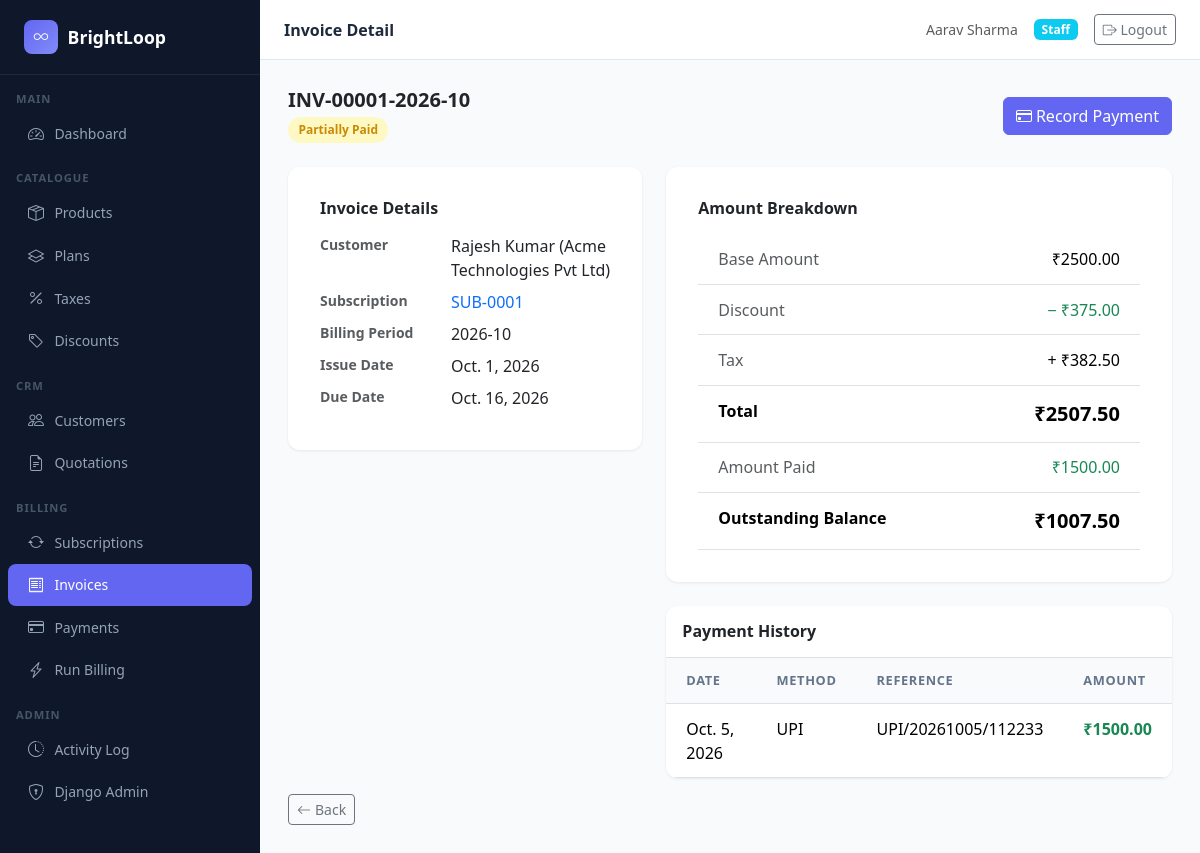
Screenshot of /billing/invoices/2/ (signed in) with the database file from the repository.
### billing/models.py (models this page shows, shortened)
class Invoice(models.Model):
    STATUS_CHOICES = [
        ('DRAFT', 'Draft'),
        ('ISSUED', 'Issued'),
        ('PAID', 'Paid'),
        ('PARTIALLY_PAID', 'Partially Paid'),
        ('OVERDUE', 'Overdue'),
        ('VOID', 'Void'),
    ]
    subscription = models.ForeignKey(Subscription, on_delete=models.PROTECT, related_name='invoices')
    invoice_number = models.CharField(max_length=50, unique=True)
    billing_period_key = models.CharField(max_length=20)
    status = models.CharField(max_length=20, choices=STATUS_CHOICES, default='ISSUED')
    base_amount = models.DecimalField(max_digits=10, decimal_places=2)
    discount_amount = models.DecimalField(max_digits=10, decimal_places=2, default=Decimal('0.00'))
    tax_amount = models.DecimalField(max_digits=10, decimal_places=2, default=Decimal('0.00'))
    total_amount = models.DecimalField(max_digits=10, decimal_places=2)
    amount_paid = models.DecimalField(max_digits=10, decimal_places=2, default=Decimal('0.00'))
    issue_date = models.DateField()
    due_date = models.DateField()
    paid_date = models.DateField(null=True, blank=True)
    created_at = models.DateTimeField(auto_now_add=True)
    updated_at = models.DateTimeField(auto_now=True)
    @property
    def outstanding_balance(self):
        return self.total_amount - self.amount_paid
    class Meta:
        ordering = ['-issue_date']
        verbose_name = "Invoice"
        verbose_name_plural = "Invoices"
        unique_together = [('subscription', 'billing_period_key')]
        indexes = [
            models.Index(fields=['subscription', 'billing_period_key']),
            models.Index(fields=['status']),
            models.Index(fields=['due_date']),
        ]

class Payment(models.Model):
    METHOD_CHOICES = [
        ('BANK_TRANSFER', 'Bank Transfer'),
        ('CASH', 'Cash'),
        ('CHEQUE', 'Cheque'),
        ('ONLINE', 'Online'),
        ('UPI', 'UPI'),
    ]
    STATUS_CHOICES = [
        ('COMPLETED', 'Completed'),
        ('FAILED', 'Failed'),
        ('REFUNDED', 'Refunded'),
    ]
    invoice = models.ForeignKey(Invoice, on_delete=models.PROTECT, related_name='payments')
    amount = models.DecimalField(max_digits=10, decimal_places=2)
    payment_date = models.DateField()
    payment_method = models.CharField(max_length=20, choices=METHOD_CHOICES)
    reference_number = models.CharField(max_length=100, blank=True)
    status = models.CharField(max_length=20, choices=STATUS_CHOICES, default='COMPLETED')
    recorded_by = models.ForeignKey(User, on_delete=models.SET_NULL, null=True, related_name='recorded_payments')
    notes = models.TextField(blank=True)
    created_at = models.DateTimeField(auto_now_add=True)
    class Meta:
        ordering = ['-payment_date']
        verbose_name = "Payment"
        verbose_name_plural = "Payments"

### subscriptions/models.py (models this page shows, shortened)
class Subscription(models.Model):
    STATUS_CHOICES = [
        ('ACTIVE', 'Active'),
        ('PAUSED', 'Paused'),
        ('CANCELLED', 'Cancelled'),
        ('EXPIRED', 'Expired'),
    ]
    VALID_TRANSITIONS = {
        'ACTIVE': ['PAUSED', 'CANCELLED', 'EXPIRED'],
        'PAUSED': ['ACTIVE', 'CANCELLED'],
        'CANCELLED': [],
        'EXPIRED': [],
    }
    quotation = models.OneToOneField(
        Quotation, on_delete=models.PROTECT, related_name='subscription',
        help_text="Source quotation — enforces one subscription per quotation"
    )
    customer = models.ForeignKey(CustomerProfile, on_delete=models.PROTECT, related_name='subscriptions')
    plan = models.ForeignKey(SubscriptionPlan, on_delete=models.PROTECT, related_name='subscriptions')
    status = models.CharField(max_length=20, choices=STATUS_CHOICES, default='ACTIVE')
    billing_cycle = models.CharField(max_length=20)
    plan_price = models.DecimalField(max_digits=10, decimal_places=2)
    discount_amount = models.DecimalField(max_digits=10, decimal_places=2, default=Decimal('0.00'))
    tax_rate = models.DecimalField(max_digits=5, decimal_places=2, default=Decimal('0.00'))
    start_date = models.DateField()
    end_date = models.DateField(null=True, blank=True)
    next_billing_date = models.DateField()
    created_at = models.DateTimeField(auto_now_add=True)
    updated_at = models.DateTimeField(auto_now=True)
    class Meta:
        ordering = ['-created_at']
        verbose_name = "Subscription"
        verbose_name_plural = "Subscriptions"

### accounts/models.py (models this page shows)
class CustomerProfile(models.Model):
    user = models.OneToOneField(User, on_delete=models.CASCADE, related_name='customer_profile')
    company_name = models.CharField(max_length=200, blank=True)
    phone = models.CharField(max_length=20, blank=True)
    address = models.TextField(blank=True)
    gst_number = models.CharField(max_length=20, blank=True)
    created_at = models.DateTimeField(auto_now_add=True)
    updated_at = models.DateTimeField(auto_now=True)
    def __str__(self):
        return f"{self.user.get_full_name() or self.user.username} ({self.company_name})"
    class Meta:
        verbose_name = "Customer Profile"
        verbose_name_plural = "Customer Profiles"
        ordering = ['-created_at']

### billing/views.py (the view)
# urls.py: path('invoices/<int:pk>/', views.invoice_detail, name='invoice_detail'),
@login_required
def invoice_detail(request, pk):
    invoice = get_invoice_for_user(request, pk)
    payments = invoice.payments.all()
    can_pay = request.user.is_staff or request.user.is_superuser
    return render(request, 'billing/invoice_detail.html', {
        'invoice': invoice,
        'payments': payments,
        'can_pay': can_pay,
    })

### billing/views.py (called while the page is built)
def get_invoice_for_user(request, pk):
    invoice = get_object_or_404(Invoice, pk=pk)
    if request.user.is_staff or request.user.is_superuser:
        return invoice
    if hasattr(request.user, 'customer_profile'):
        if invoice.subscription.customer == request.user.customer_profile:
            return invoice
    raise PermissionDenied

### templates/billing/invoice_detail.html (shortened to what this page needs)
{% extends "base.html" %}
{% block page_title %}Invoice Detail{% endblock %}
{% block content %}
<div class="d-flex justify-content-between align-items-center mb-4">
  <div>
    <h5 class="fw-semibold mb-1">{{ invoice.invoice_number }}</h5>
    <span class="status-badge badge-{{ invoice.status|lower }}">{{ invoice.get_status_display }}</span>
  </div>
  {% if can_pay and invoice.status != 'PAID' and invoice.status != 'VOID' %}
  <a href="{% url 'billing:record_payment' invoice.pk %}" class="btn btn-primary"><i class="bi bi-credit-card me-1"></i>Record Payment</a>
  {% endif %}
</div>
<div class="row g-4">
  <div class="col-lg-5">
    <div class="form-card mb-4">
      <h6 class="fw-semibold mb-3">Invoice Details</h6>
      <dl class="row mb-0">
        <dt class="col-5 text-muted small">Customer</dt><dd class="col-7">{{ invoice.subscription.customer }}</dd>
        <dt class="col-5 text-muted small">Subscription</dt><dd class="col-7"><a href="{% url 'subscriptions:subscription_detail' invoice.subscription.pk %}" class="text-decoration-none">SUB-{{ invoice.subscription.pk|stringformat:"04d" }}</a></dd>
        <dt class="col-5 text-muted small">Billing Period</dt><dd class="col-7">{{ invoice.billing_period_key }}</dd>
        <dt class="col-5 text-muted small">Issue Date</dt><dd class="col-7">{{ invoice.issue_date }}</dd>
        <dt class="col-5 text-muted small">Due Date</dt><dd class="col-7 {% if invoice.status == 'OVERDUE' %}text-danger fw-semibold{% endif %}">{{ invoice.due_date }}</dd>
      </dl>
    </div>
  </div>
  <div class="col-lg-7">
    <div class="form-card mb-4">
      <h6 class="fw-semibold mb-3">Amount Breakdown</h6>
      <table class="table mb-0">
        <tbody>
          <tr><td class="text-muted">Base Amount</td><td class="text-end">₹{{ invoice.base_amount|floatformat:2 }}</td></tr>
          <tr><td class="text-muted">Discount</td><td class="text-end text-success">− ₹{{ invoice.discount_amount|floatformat:2 }}</td></tr>
          <tr><td class="text-muted">Tax</td><td class="text-end">+ ₹{{ invoice.tax_amount|floatformat:2 }}</td></tr>
          <tr class="fw-bold border-top"><td>Total</td><td class="text-end fs-5">₹{{ invoice.total_amount|floatformat:2 }}</td></tr>
          <tr><td class="text-muted">Amount Paid</td><td class="text-end text-success">₹{{ invoice.amount_paid|floatformat:2 }}</td></tr>
          <tr class="{% if invoice.outstanding_balance > 0 %}text-danger{% else %}text-success{% endif %} fw-bold">
            <td>Outstanding Balance</td><td class="text-end fs-5">₹{{ invoice.outstanding_balance|floatformat:2 }}</td>
          </tr>
        </tbody>
      </table>
    </div>
    {% if payments %}
    <div class="table-card">
      <div class="p-3 border-bottom"><h6 class="fw-semibold mb-0">Payment History</h6></div>
      <table class="table table-hover mb-0">
        <thead><tr><th>Date</th><th>Method</th><th>Reference</th><th>Amount</th></tr></thead>
        <tbody>
          {% for pmt in payments %}
          <tr>
            <td>{{ pmt.payment_date }}</td>
            <td>{{ pmt.get_payment_method_display }}</td>
            <td>{{ pmt.reference_number|default:"—" }}</td>
            <td class="fw-semibold text-success">₹{{ pmt.amount|floatformat:2 }}</td>
          </tr>
          {% endfor %}
        </tbody>
      </table>
    </div>
    {% endif %}
  </div>
</div>
<a href="{% url 'billing:invoice_list' %}" class="btn btn-sm btn-outline-secondary mt-3"><i class="bi bi-arrow-left me-1"></i>Back</a>
{% endblock %}

### templates/base.html (shortened to what this page needs)
<!DOCTYPE html>
<html lang="en" data-bs-theme="light">
<head>
  <link href="https://cdn.jsdelivr.net/npm/bootstrap@5.3.3/dist/css/bootstrap.min.css" rel="stylesheet">
  <link href="https://cdn.jsdelivr.net/npm/bootstrap-icons@1.11.3/font/bootstrap-icons.min.css" rel="stylesheet">
</head>
<body>
{% if user.is_authenticated %}
<nav class="sidebar">
  <a class="sidebar-brand" href="{% url 'dashboard:index' %}">
    <div class="logo-circle"><i class="bi bi-infinity"></i></div>
    BrightLoop
  </a>
  <div class="pt-2">
    <div class="sidebar-section">Main</div>
    <a href="{% url 'dashboard:index' %}" class="nav-link {% if request.resolver_match.app_name == 'dashboard' %}active{% endif %}">
      <i class="bi bi-speedometer2"></i> Dashboard
    </a>
    {% if user.is_staff or user.is_superuser %}
    <div class="sidebar-section mt-2">Catalogue</div>
    <a href="{% url 'products:product_list' %}" class="nav-link {% if request.resolver_match.app_name == 'products' and 'plan' not in request.path and 'tax' not in request.path and 'discount' not in request.path %}active{% endif %}">
      <i class="bi bi-box-seam"></i> Products
    </a>
    <a href="{% url 'products:plan_list' %}" class="nav-link {% if 'plans' in request.path %}active{% endif %}">
      <i class="bi bi-layers"></i> Plans
    </a>
    <a href="{% url 'products:tax_list' %}" class="nav-link {% if 'taxes' in request.path %}active{% endif %}">
      <i class="bi bi-percent"></i> Taxes
    </a>
    <a href="{% url 'products:discount_list' %}" class="nav-link {% if 'discounts' in request.path %}active{% endif %}">
      <i class="bi bi-tag"></i> Discounts
    </a>
    <div class="sidebar-section mt-2">CRM</div>
    <a href="{% url 'accounts:customer_list' %}" class="nav-link {% if request.resolver_match.app_name == 'accounts' %}active{% endif %}">
      <i class="bi bi-people"></i> Customers
    </a>
    <a href="{% url 'quotations:quotation_list' %}" class="nav-link {% if request.resolver_match.app_name == 'quotations' %}active{% endif %}">
      <i class="bi bi-file-earmark-text"></i> Quotations
    </a>
    <div class="sidebar-section mt-2">Billing</div>
    <a href="{% url 'subscriptions:subscription_list' %}" class="nav-link {% if request.resolver_match.app_name == 'subscriptions' %}active{% endif %}">
      <i class="bi bi-arrow-repeat"></i> Subscriptions
    </a>
    <a href="{% url 'billing:invoice_list' %}" class="nav-link {% if 'invoices' in request.path %}active{% endif %}">
      <i class="bi bi-receipt"></i> Invoices
    </a>
    <a href="{% url 'billing:payment_list' %}" class="nav-link {% if 'payments' in request.path %}active{% endif %}">
      <i class="bi bi-credit-card"></i> Payments
    </a>
    <a href="{% url 'billing:run_billing' %}" class="nav-link {% if 'run-billing' in request.path %}active{% endif %}">
      <i class="bi bi-lightning-charge"></i> Run Billing
    </a>
    <div class="sidebar-section mt-2">Admin</div>
    <a href="{% url 'accounts:activity_log' %}" class="nav-link {% if 'activity' in request.path %}active{% endif %}">
      <i class="bi bi-clock-history"></i> Activity Log
    </a>
    <a href="/admin/" class="nav-link">
      <i class="bi bi-shield-lock"></i> Django Admin
    </a>
    {% endif %}
  </div>
</nav>
<div class="main-wrapper">
  <div class="topbar">
    <span class="page-title">{% block page_title %}BrightLoop{% endblock %}</span>
    <div class="d-flex align-items-center gap-3">
      <span class="text-muted small">{{ user.get_full_name|default:user.username }}</span>
      {% if user.is_superuser %}
        <span class="badge bg-danger">Admin</span>
      {% elif user.is_staff %}
        <span class="badge bg-info">Staff</span>
      {% else %}
        <span class="badge bg-secondary">Customer</span>
      {% endif %}
      <form method="post" action="{% url 'accounts:logout' %}" class="d-inline mb-0">
        <button type="submit" class="btn btn-sm btn-outline-secondary">
          <i class="bi bi-box-arrow-right"></i> Logout
        </button>
      </form>
    </div>
  </div>
  <div class="content-area">
    {% block content %}{% endblock %}
  </div>
</div>
{% else %}
  {% block auth_content %}{% endblock %}
{% endif %}
</body>
</html>

### templates/base.html (style rules this page uses)
:root { --sidebar-bg: #0f172a; --sidebar-text: #94a3b8; --sidebar-active: #6366f1; --sidebar-hover: #1e293b; --sidebar-width: 260px; --topbar-height: 60px; }
body { background: #f8fafc; font-family: 'Segoe UI', system-ui, sans-serif; }
.sidebar { position: fixed; top: 0; left: 0; bottom: 0; width: var(--sidebar-width); background: var(--sidebar-bg); z-index: 1000; overflow-y: auto; transition: transform .3s; }
.sidebar-brand { padding: 1.25rem 1.5rem; border-bottom: 1px solid #1e293b; color: #fff; font-size: 1.1rem; font-weight: 700; display: flex; align-items: center; gap: .6rem; text-decoration: none; }
.sidebar-brand .logo-circle { width: 34px; height: 34px; border-radius: 8px; background: linear-gradient(135deg, #6366f1, #818cf8); display: flex; align-items: center; justify-content: center; font-size: .9rem; color: #fff; }
.sidebar-section { padding: .5rem 1rem .25rem; font-size: .7rem; font-weight: 600; color: #475569; text-transform: uppercase; letter-spacing: .08em; }
.sidebar .nav-link { color: var(--sidebar-text); padding: .55rem 1.25rem; border-radius: 8px; margin: 1px 8px; display: flex; align-items: center; gap: .65rem; font-size: .875rem; transition: all .15s; }
.sidebar .nav-link.active { background: var(--sidebar-active); color: #fff; }
.sidebar .nav-link .bi { font-size: 1rem; }
.main-wrapper { margin-left: var(--sidebar-width); min-height: 100vh; display: flex; flex-direction: column; }
.topbar { height: var(--topbar-height); background: #fff; border-bottom: 1px solid #e2e8f0; display: flex; align-items: center; justify-content: space-between; padding: 0 1.5rem; position: sticky; top: 0; z-index: 100; }
.topbar .page-title { font-size: 1rem; font-weight: 600; color: #1e293b; }
.content-area { padding: 1.75rem; flex: 1; }
.table-card { background: #fff; border-radius: 12px; box-shadow: 0 1px 3px rgba(0,0,0,.08); overflow: hidden; }
.table-card .table { margin: 0; }
.table-card .table th { background: #f8fafc; border-top: none; font-size: .8rem; font-weight: 600; color: #64748b; text-transform: uppercase; letter-spacing: .05em; }
.table > :not(caption) > * > * { padding: .8rem 1.25rem; }
.badge-partially_paid { background: #fef9c3; color: #ca8a04; }
.status-badge { display: inline-flex; align-items: center; gap: .3rem; padding: .25rem .65rem; border-radius: 999px; font-size: .75rem; font-weight: 600; }
.btn-primary { background: #6366f1; border-color: #6366f1; }
.form-card { background: #fff; border-radius: 12px; padding: 2rem; box-shadow: 0 1px 3px rgba(0,0,0,.08); }

### rows the page displays
Invoice: invoice_number "INV-00001-2026-10", status "Partially Paid", subscription.customer "Rajesh Kumar (Acme Technologies Pvt Ltd)", subscription.pk "0001", billing_period_key "2026-10", issue_date "Oct. 1, 2026", due_date "Oct. 16, 2026", base_amount "2500.00", discount_amount "375.00", tax_amount "382.50", total_amount "2507.50", amount_paid "1500.00", outstanding_balance "1007.50"
Payment: payment_date "Oct. 5, 2026", payment_method "UPI", reference_number "UPI/20261005/112233", amount "1500.00"

### other values shown
{{ user.get_full_name|default:user.username }} "Aarav Sharma"
